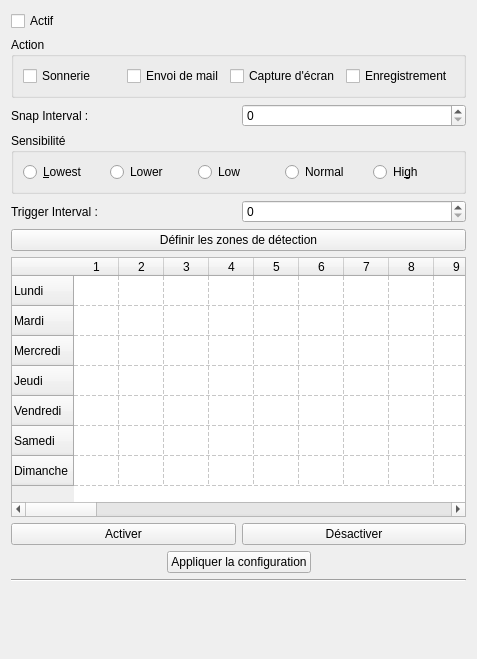
                  <widget class="QWidget" name="page_detectionDeMouvement">
                   <property name="geometry">
                    <rect>
                     <x>0</x>
                     <y>0</y>
                     <width>477</width>
                     <height>659</height>
                    </rect>
                   </property>
                   <attribute name="label">
                    <string>Détection de mouvement</string>
                   </attribute>
                   <layout class="QVBoxLayout" name="verticalLayout_17">
                    <item>
                     <widget class="QCheckBox" name="checkBoxConfigurationDDMActif">
                      <property name="text">
                       <string>Actif</string>
                      </property>
                     </widget>
                    </item>
                    <item>
                     <widget class="QGroupBox" name="groupBoxConfigurationDDMAction">
                      <property name="title">
                       <string>Action</string>
                      </property>
                      <layout class="QHBoxLayout" name="horizontalLayout_19">
                       <item>
                        <widget class="QCheckBox" name="checkBoxConfigurationDDMActionSonnerie">
                         <property name="text">
                          <string>Sonnerie</string>
                         </property>
                        </widget>
                       </item>
                       <item>
                        <widget class="QCheckBox" name="checkBoxConfigurationDDMActionMail">
                         <property name="text">
                          <string>Envoi de mail</string>
                         </property>
                        </widget>
                       </item>
                       <item>
                        <widget class="QCheckBox" name="checkBoxConfigurationDDMActionCaptureEcran">
                         <property name="text">
                          <string>Capture d'écran</string>
                         </property>
                        </widget>
                       </item>
                       <item>
                        <widget class="QCheckBox" name="checkBoxConfigurationDDMActionEnregistrement">
                         <property name="text">
                          <string>Enregistrement</string>
                         </property>
                        </widget>
                       </item>
                      </layout>
                     </widget>
                    </item>
                    <item>
                     <layout class="QHBoxLayout" name="horizontalLayout_20">
                      <item>
                       <widget class="QLabel" name="labelConfigurationDDMSnapInterval">
                        <property name="text">
                         <string>Snap Interval : </string>
                        </property>
                       </widget>
                      </item>
                      <item>
                       <widget class="QSpinBox" name="spinBoxConfigurationDDMSnapInterval"/>
                      </item>
                     </layout>
                    </item>
                    <item>
                     <widget class="QGroupBox" name="groupBoxConfigurationDDMSensibilite">
                      <property name="title">
                       <string>Sensibilité</string>
                      </property>
                      <layout class="QHBoxLayout" name="horizontalLayout_21">
                       <item>
                        <widget class="QRadioButton" name="radioButtonConfigurationDDMSensibiliteLowest">
                         <property name="text">
                          <string>&amp;Lowest</string>
                         </property>
                        </widget>
                       </item>
                       <item>
                        <widget class="QRadioButton" name="radioButtonConfigurationDDMSensibiliteLower">
                         <property name="text">
                          <string>Lower</string>
                         </property>
                        </widget>
                       </item>
                       <item>
                        <widget class="QRadioButton" name="radioButtonConfigurationDDMSensibiliteLow">
                         <property name="text">
                          <string>Low</string>
                         </property>
                        </widget>
                       </item>
                       <item>
                        <widget class="QRadioButton" name="radioButtonConfigurationDDMSensibiliteNormal">
                         <property name="text">
                          <string>Normal</string>
                         </property>
                        </widget>
                       </item>
                       <item>
                        <widget class="QRadioButton" name="radioButtonConfigurationDDMSensibiliteHigh">
                         <property name="text">
                          <string>Hi&amp;gh</string>
                         </property>
                        </widget>
                       </item>
                      </layout>
                     </widget>
                    </item>
                    <item>
                     <layout class="QHBoxLayout" name="horizontalLayout_23">
                      <item>
                       <widget class="QLabel" name="labelConfigurationDDMTriggerInterval">
                        <property name="text">
                         <string>Trigger Interval : </string>
                        </property>
                       </widget>
                      </item>
                      <item>
                       <widget class="QSpinBox" name="spinBoxConfigurationDDMTriggerInterval"/>
                      </item>
                     </layout>
                    </item>
                    <item>
                     <widget class="QPushButton" name="pushButtonConfigurationDDMDefinirZones">
                      <property name="text">
                       <string>Définir les zones de détection</string>
                      </property>
                     </widget>
                    </item>
                    <item>
                     <widget class="QTableWidget" name="tableWidgetConfigurationDDMProgrammation">
                      <property name="minimumSize">
                       <size>
                        <width>0</width>
                        <height>260</height>
                       </size>
                      </property>
                      <property name="showGrid">
                       <bool>true</bool>
                      </property>
                      <property name="gridStyle">
                       <enum>Qt::DashLine</enum>
                      </property>
                      <property name="columnCount">
                       <number>48</number>
                      </property>
                      <attribute name="horizontalHeaderDefaultSectionSize">
                       <number>45</number>
                      </attribute>
                      <row>
                       <property name="text">
                        <string>Lundi</string>
                       </property>
                      </row>
                      <row>
                       <property name="text">
                        <string>Mardi</string>
                       </property>
                      </row>
                      <row>
                       <property name="text">
                        <string>Mercredi</string>
                       </property>
                      </row>
                      <row>
                       <property name="text">
                        <string>Jeudi</string>
                       </property>
                      </row>
                      <row>
                       <property name="text">
                        <string>Vendredi</string>
                       </property>
                      </row>
                      <row>
                       <property name="text">
                        <string>Samedi</string>
                       </property>
                      </row>
                      <row>
                       <property name="text">
                        <string>Dimanche</string>
                       </property>
                      </row>
                      <column/>
                      <column/>
                      <column/>
                      <column/>
                      <column/>
                      <column/>
                      <column/>
                      <column/>
                      <column/>
                      <column/>
                      <column/>
                      <column/>
                      <column/>
                      <column/>
                      <column/>
                      <column/>
                      <column/>
                      <column/>
                      <column/>
                      <column/>
                      <column/>
                      <column/>
                      <column/>
                      <column/>
                      <column/>
                      <column/>
                      <column/>
                      <column/>
                      <column/>
                      <column/>
                      <column/>
                      <column/>
                      <column/>
                      <column/>
                      <column/>
                      <column/>
                      <column/>
                      <column/>
                      <column/>
                      <column/>
                      <column/>
                      <column/>
                      <column/>
                      <column/>
                      <column/>
                      <column/>
                      <column/>
                      <column/>
                     </widget>
                    </item>
                    <item>
                     <layout class="QHBoxLayout" name="horizontalLayout_24">
                      <item>
                       <widget class="QPushButton" name="pushButtonConfigurationDDMProgrammationActiver">
                        <property name="text">
                         <string>Activer</string>
                        </property>
                       </widget>
                      </item>
                      <item>
                       <widget class="QPushButton" name="pushButtonConfigurationDDMProgrammationDesctiver">
                        <property name="text">
                         <string>Désactiver</string>
                        </property>
                       </widget>
                      </item>
                     </layout>
                    </item>
                    <item>
                     <layout class="QHBoxLayout" name="horizontalLayout_22">
                      <item>
                       <spacer name="horizontalSpacer_10">
                        <property name="orientation">
                         <enum>Qt::Horizontal</enum>
                        </property>
                        <property name="sizeHint" stdset="0">
                         <size>
                          <width>40</width>
                          <height>20</height>
                         </size>
                        </property>
                       </spacer>
                      </item>
                      <item>
                       <widget class="QPushButton" name="pushButtonConfigurationDDMAppliquer">
                        <property name="text">
                         <string>Appliquer la configuration</string>
                        </property>
                       </widget>
                      </item>
                      <item>
                       <spacer name="horizontalSpacer_11">
                        <property name="orientation">
                         <enum>Qt::Horizontal</enum>
                        </property>
                        <property name="sizeHint" stdset="0">
                         <size>
                          <width>40</width>
                          <height>20</height>
                         </size>
                        </property>
                       </spacer>
                      </item>
                     </layout>
                    </item>
                    <item>
                     <widget class="Line" name="line_2">
                      <property name="orientation">
                       <enum>Qt::Horizontal</enum>
                      </property>
                     </widget>
                    </item>
                    <item>
                     <spacer name="verticalSpacer_4">
                      <property name="orientation">
                       <enum>Qt::Vertical</enum>
                      </property>
                      <property name="sizeHint" stdset="0">
                       <size>
                        <width>20</width>
                        <height>40</height>
                       </size>
                      </property>
                     </spacer>
                    </item>
                   </layout>
                  </widget>
